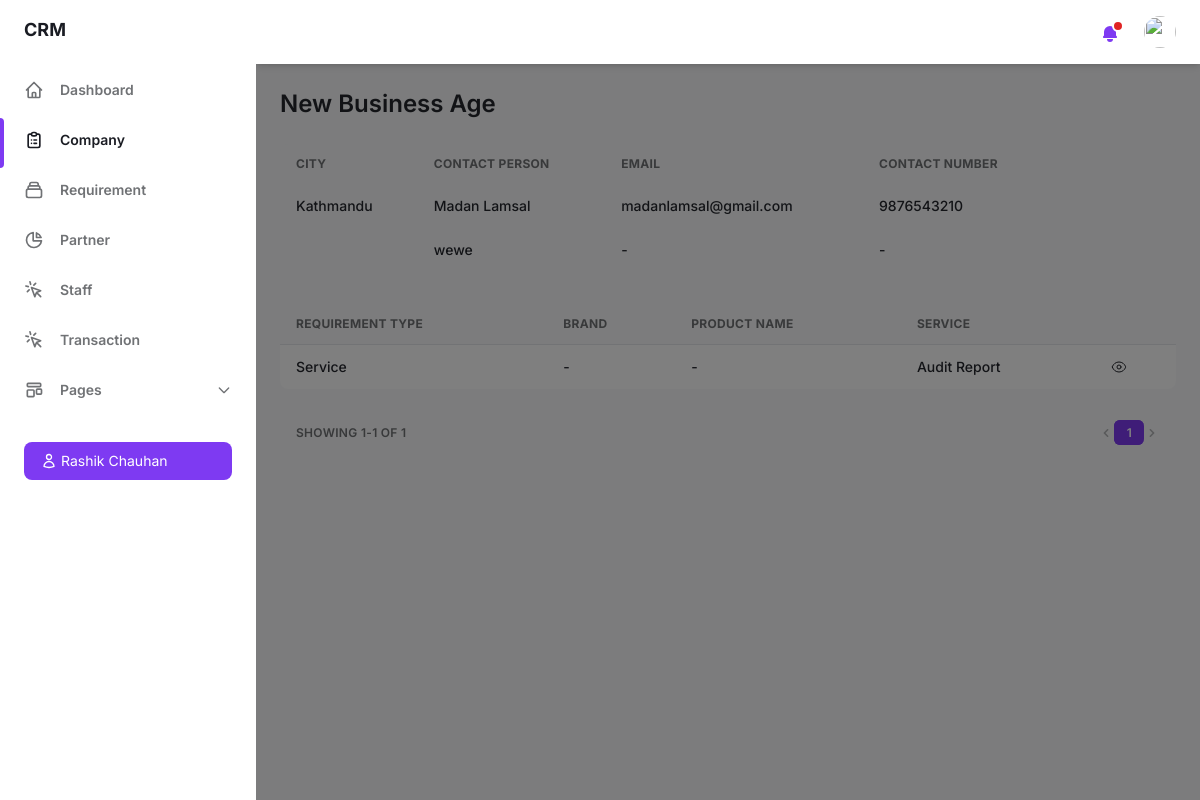
Before: /company-details/6/ with the older database file.
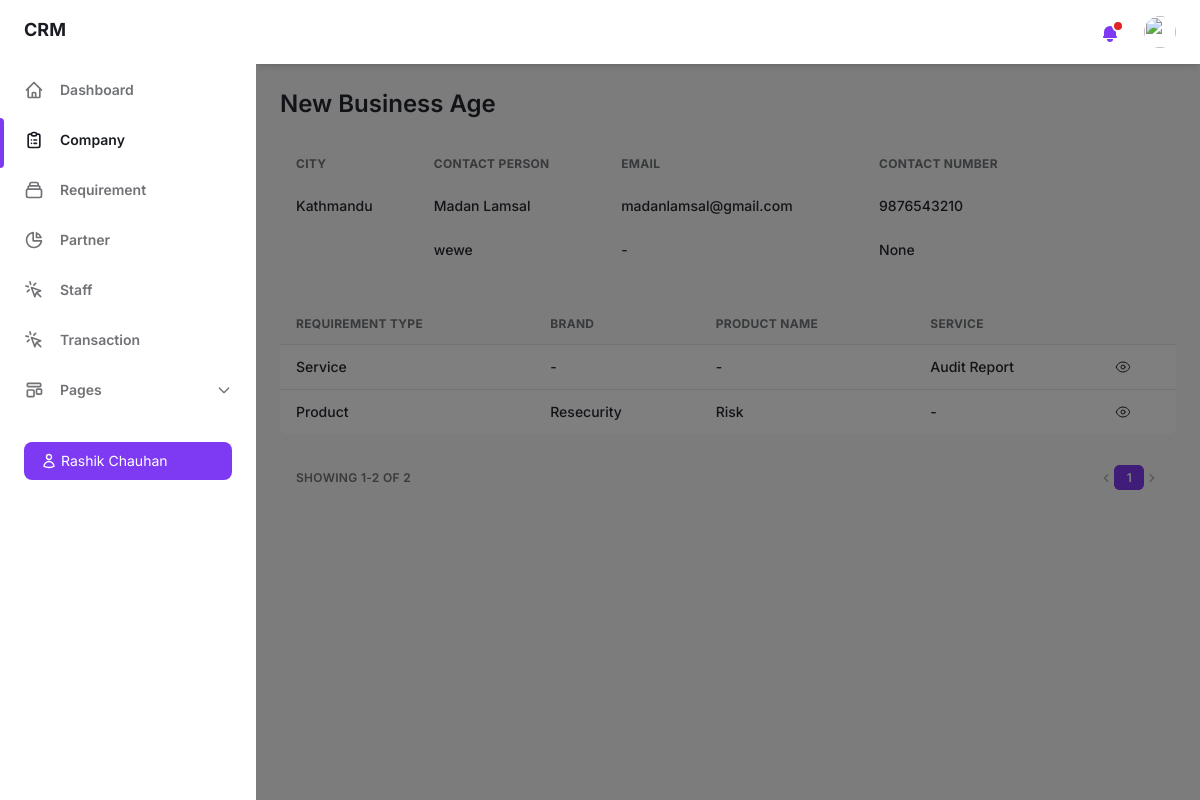
After: the same page with the newer database file.
### crm_app/models.py (models this page shows, shortened)
class Company(models.Model):
    company_name = models.CharField(max_length=100, unique=True)
    sector = models.ForeignKey(Sector, on_delete=models.SET_NULL, null=True, blank=True, related_name='sector_companies')
    address = models.CharField(max_length=100, null=True, blank=True)
    city = models.CharField(max_length=100, null=True, blank=True)
    state = models.CharField(max_length=100, null=True, blank=True)
    country = models.CharField(max_length=100, null=True, blank=True)
    via = models.CharField(max_length=100, null=True, blank=True)
    referral_name = models.CharField(max_length=100, null=True, blank=True)
    partner_name = models.ForeignKey(Partner, on_delete=models.SET_NULL, null=True, blank=True, related_name='partner_companies')
    website = models.CharField(max_length=255, null=True, blank=True)
    created_by = models.CharField(max_length=100, null=True, blank=True)
    status = models.BooleanField(default=True)
    class Meta:
        verbose_name_plural = "companies"

class Contact(models.Model):
    company = models.ForeignKey(Company, on_delete=models.CASCADE, related_name='company_contacts')
    contact_name = models.CharField(max_length=100)
    designation = models.CharField(max_length=100, null=True, blank=True)
    email = models.EmailField(null=True, blank=True)
    phone_number = models.CharField(max_length=20, null=True, blank=True)
    dob = models.DateField(null=True, blank=True)
    religion = models.CharField(max_length=100, null=True, blank=True)

class Requirement(models.Model):
    company = models.ForeignKey('Company', on_delete=models.CASCADE, related_name='company_requirements')
    date = models.DateField(default=now)
    contact_name = models.ForeignKey('Contact', on_delete=models.SET_NULL, null=True, blank=True, related_name='contact_requirements')
    requirement_type = models.CharField(max_length=100)
    brand = models.ForeignKey('Brand', on_delete=models.SET_NULL, null=True, blank=True, related_name='brand_requirements')
    product_name = models.ForeignKey('Product', on_delete=models.SET_NULL, null=True, blank=True, related_name='product_requirements')
    service = models.ForeignKey('Service', on_delete=models.SET_NULL, null=True, blank=True, related_name='service_requirements')
    requirement_description = models.TextField(null=True, blank=True)
    currency = models.CharField(max_length=100, null=True, blank=True)
    price = models.FloatField(null=True, blank=True, default=0.00)
    status = models.CharField(max_length=100)

class Service(models.Model):
    service_name = models.CharField(max_length=100, unique=True)
    def __str__(self):
        return self.service_name

class Brand(models.Model):
    brand_name = models.CharField(max_length=100, unique=True)
    def __str__(self):
        return self.brand_name

class Product(models.Model):
    product_name = models.CharField(max_length=100, unique=True)
    def __str__(self):
        return self.product_name

### crm_app/views.py (the view)
# urls.py: path('company-details/<int:company_id>/', views.companydetails, name='companydetails'),
def companydetails(request, company_id):
    company = get_object_or_404(Company, id=company_id)
    requirements = Requirement.objects.filter(company=company).select_related('brand', 'product_name', 'service').prefetch_related('requirement_transactions')
    contacts = Contact.objects.filter(company=company)
    requirements_count = Requirement.objects.filter(company=company).select_related('brand', 'product_name', 'service').prefetch_related('requirement_transactions')
    requirements_paginator = Paginator(requirements_count, 10)
    requirements_page_number = request.GET.get('requirements_page', 1)
    requirements_page_obj = requirements_paginator.get_page(requirements_page_number)
    context = {'company': company, 'requirements': requirements, 'contacts': contacts, 'requirements_page_obj': requirements_page_obj}
    return render(request, 'companydetails.html', context)

### templates/companydetails.html (shortened to what the changed rows need)
{% load static %}
<!DOCTYPE html>
<html :class="{ 'theme-dark': dark }" x-data="data()" lang="en">
<head>
    <link rel="stylesheet" href="{% static 'css/tailwind.output.css' %}" />
</head>
<body>
    <div class="flex h-screen bg-gray-50 dark:bg-gray-900" :class="{ 'overflow-hidden': isSideMenuOpen }">
        <div class="flex flex-col flex-1 w-full">
            <main class="h-full overflow-y-auto">
                <div class="container px-6 mx-auto grid">
                    <h2 class="my-6 text-2xl font-semibold text-gray-700 dark:text-gray-200">{{ company.company_name }}</h2>
                    <div class="w-full overflow-hidden rounded-lg shadow-xs">
                        <div class="w-full mb-8 overflow-x-auto">
                            <table class="w-full whitespace-no-wrap">
                                <thead>
                                    <tr class="text-xs font-semibold tracking-wide text-left text-gray-500 uppercase bg-gray-50 dark:text-gray-400 dark:bg-gray-800">
                                        <th class="px-4 py-3">City</th>
                                        <th class="px-4 py-3">Contact Person</th>
                                        <th class="px-4 py-3">Email</th>
                                        <th class="px-4 py-3">Contact Number</th>
                                        <th class="px-4 py-3"></th>
                                        <th class="px-4 py-3"></th>
                                        <th class="px-4 py-3"></th>
                                    </tr>
                                </thead>
                                <tbody>
                                    {% if contacts %}
                                        {% for contact in contacts %}
                                        <tr class="text-gray-700 dark:text-gray-400">
                                            {% if forloop.first %}
                                            <td class="px-4 py-3 align-top" rowspan="{{ contacts|length }}">
                                                <p class="font-medium text-sm">{{ company.city|default:"-" }}</p>
                                            </td>
                                            {% endif %}
                                            <td class="px-4 py-3">
                                                <p class="font-medium text-sm">{{ contact.contact_name|default:"-" }}</p>
                                            </td>
                                            <td class="px-4 py-3">
                                                <p class="font-medium text-sm">{{ contact.email|default:"-" }}</p>
                                            </td>
                                            <td class="px-4 py-3">
                                                <p class="font-medium text-sm">{{ contact.phone_number|default:"-" }}</p>
                                            </td>
                                        </tr>
                                        {% endfor %}
                                    {% else %}
                                    <tr>
                                        <td colspan="5" class="font-medium text-sm text-center dark:text-gray-400">No contacts found.</td>
                                    </tr>
                                    {% endif %}
                                </tbody>
                            </table>
                        </div>
                        <div class="w-full overflow-x-auto">
                            <table class="w-full whitespace-no-wrap">
                                <thead>
                                    <tr class="text-xs font-semibold tracking-wide text-left text-gray-500 uppercase border-b dark:border-gray-700 bg-gray-50 dark:text-gray-400 dark:bg-gray-800">
                                        <th class="px-4 py-3">Requirement Type</th>
                                        <th class="px-4 py-3">Brand</th>
                                        <th class="px-4 py-3">Product Name</th>
                                        <th class="px-4 py-3">Service</th>
                                        <th class="px-4 py-3"></th>
                                    </tr>
                                </thead>
                                <tbody class="bg-white divide-y dark:divide-gray-700 dark:bg-gray-800">
                                    {% for requirement in requirements %}
                                    <tr class="text-gray-700 dark:text-gray-400">
                                        <td class="px-4 py-3">
                                            <p class="font-medium text-sm">{{ requirement.requirement_type }}</p>
                                        </td>
                                        <td class="px-4 py-3">
                                            <p class="font-medium text-sm">
                                                {% if requirement.requirement_type == "Product" %}
                                                    {{ requirement.brand|default:"-" }}
                                                {% else %}
                                                    -
                                                {% endif %}
                                            </p>
                                        </td>
                                        <td class="px-4 py-3">
                                            <p class="font-medium text-sm">
                                                {% if requirement.requirement_type == "Product" %}
                                                    {{ requirement.product_name|default:"-" }}
                                                {% else %}
                                                    -
                                                {% endif %}
                                            </p>
                                        </td>
                                        <td class="px-4 py-3">
                                            <p class="font-medium text-sm">
                                                {% if requirement.requirement_type == "Service" %}
                                                    {{ requirement.service|default:"-" }}
                                                {% else %}
                                                    -
                                                {% endif %}
                                            </p>
                                        </td>
                                        <td class="px-4 py-3">
                                            <a href="{% url 'requirementdetails' company.id requirement.id %}">
                                            </a>
                                        </td>
                                    </tr>
                                    {% empty %}
                                    <tr>
                                        <td colspan="5" class="font-medium text-sm text-center dark:text-gray-400">No requirements found.</td>
                                    </tr>
                                    {% endfor %}
                                </tbody>
                            </table>
                        </div>
                    </div>
                    <div class="grid mt-2 px-4 py-3 text-xs font-semibold tracking-wide text-gray-500 uppercase sm:grid-cols-9 dark:text-gray-400">
                        <span class="flex items-center col-span-3">Showing {{ requirements_page_obj.start_index }}-{{ requirements_page_obj.end_index }} of {{ requirements_page_obj.paginator.count }}</span>
                        <span class="col-span-2"></span>
                        <span class="flex col-span-4 mt-2 sm:mt-auto sm:justify-end">
                            <nav aria-label="Table navigation">
                                <ul class="inline-flex items-center">
                                    {% for num in requirements_page_obj.paginator.page_range %}
                                        {% if num == requirements_page_obj.number %}
                                        <li>
                                            <span class="px-3 py-1 text-white transition-colors duration-150 bg-purple-600 border border-r-0 border-purple-600 rounded-md focus:outline-none">{{ num }}</span>
                                        </li>
                                        {% else %}
                                        <li>
                                            <a href="?requirements_page={{ num }}" class="px-3 py-1 rounded-md focus:outline-none">{{ num }}</a>
                                        </li>
                                        {% endif %}
                                    {% endfor %}
                                </ul>
                            </nav>
                        </span>
                    </div>
                </div>
            </main>
        </div>
    </div>
</body>
</html>

Changed rows visible on the page:
changed Contact "wewe": phone_number "-" → "None"
added Requirement: requirement_type "Product", brand "Resecurity", product_name "Risk"
Other visible differences:
{{ requirements_page_obj.end_index }}: "1" → "2"
{{ requirements_page_obj.paginator.count }}: "1" → "2"
